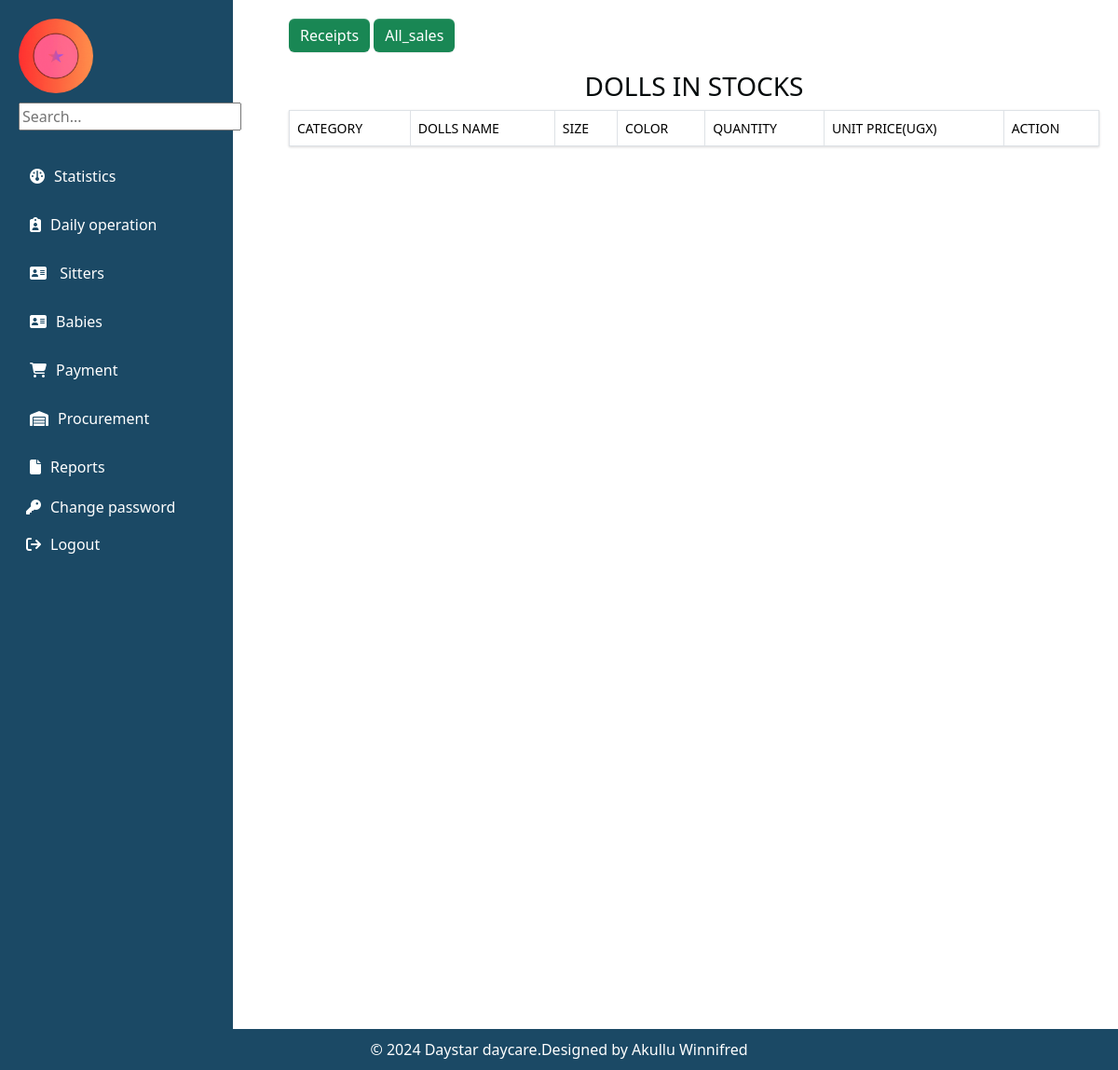
The page /doll/ on the database as committed earlier.
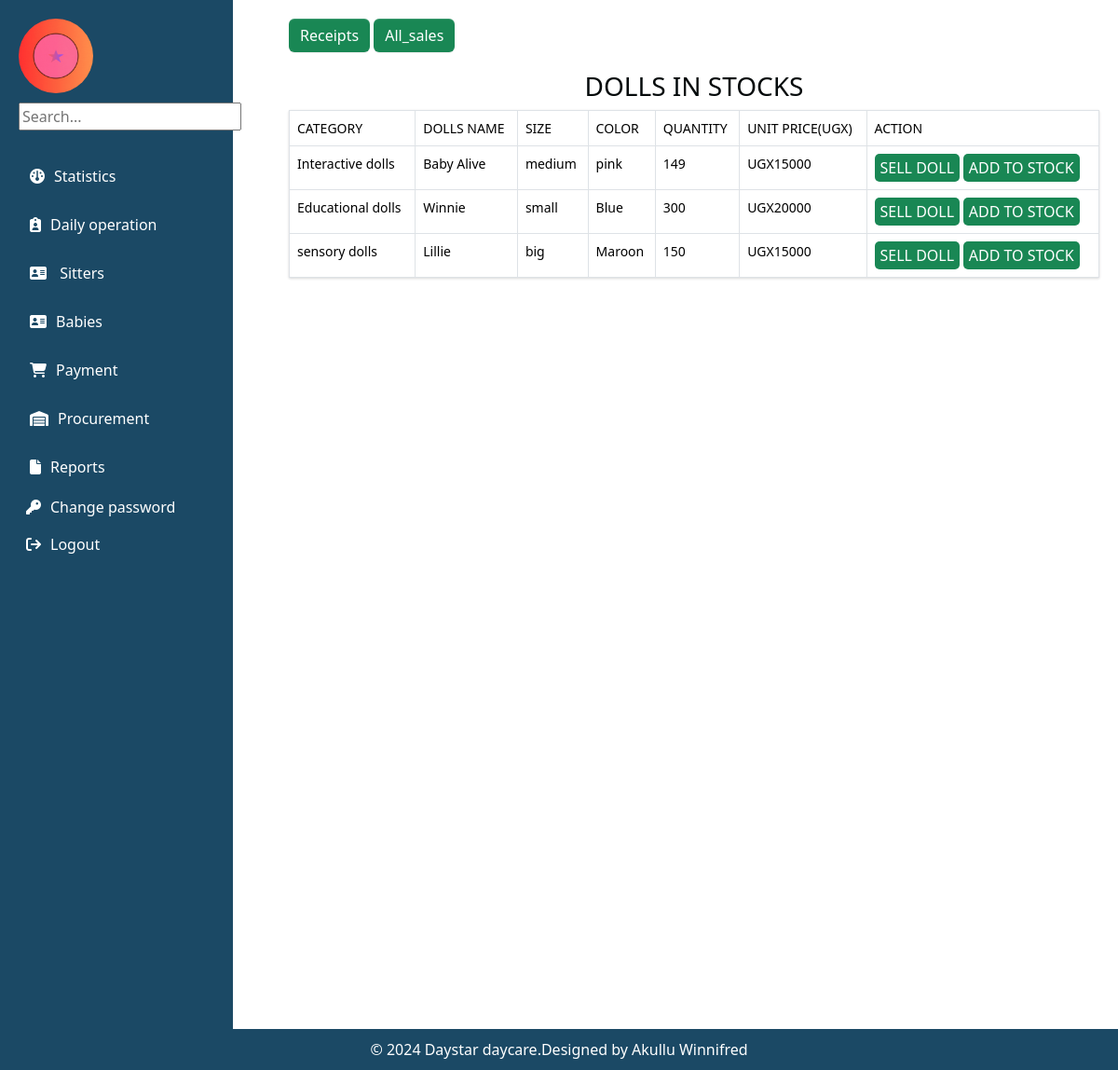
The same page on the database as committed later.
### myapp/models.py (models this page shows, shortened)
class Doll(models.Model):
    c_doll=models.ForeignKey(Category_doll, on_delete=models.CASCADE,null=True, blank=True)
    name_of_the_doll =models.CharField(max_length=200,null=True, blank=True)
    quantity=models.IntegerField(default=0)
    color=models.CharField(max_length=200, null=True,blank=True)
    size=models.CharField(max_length=200,null=True,blank=True)
    issued_quantity=models.IntegerField(default=0,blank=True,null=True)
    received_quantity=models.IntegerField(default=0,null=True,blank=True)
    Unit_price=models.IntegerField(default=0,null=True, blank=True)
    date=models.DateField(default=timezone.now)

class Category_doll(models.Model):
     name = models.CharField(max_length=100,null=True, blank=True)
     def __str__(self):
        return self.name

### myapp/views.py (the view)
# urls.py: path('doll/',views.doll,name='doll'),
def doll(request):
    dolls=Doll.objects.all()
    return render(request,'dolls/doll.html',{'dolls':dolls})

### myapp/templates/dolls/doll.html (shortened to what this page needs)
{% extends 'base.html' %}
{% load static %}
{% block content %}
<div>
    <a href="{% url 'receipt' %}" class="hover_button"><input type="submit" value="Receipts" class="btn btn-success" style="border: none;" placeholder="Receipts"/></a>
    <a href="{% url 'all_sales' %}"  class="hover-button"><input type= "submit" value="All_sales" class="btn btn-success"  style="border: none;"type="button"/></a>
</div>
<div class="table-container">
    <div class="card-header" style="width:30%; margin: 0 auto; background-color:white;">
        <h3 class="text-center" style="color: rgb(5, 10, 11); padding-top: 20px;">DOLLS IN STOCKS</h3>
    </div>
</div>
<table class="table table-bordered" style=" background-color: rgba(153, 198, 165, 0.55);">
    <thead class="thead-dark table-bordered">
        <tr>
            <th scope="col" class="project-h1">Category</th>
            <th scope="col" class="project-h1">Dolls name</th>
            <th scope="col" class="project-h1">Size</th>
            <th scope="col" class="project-h1">Color</th>
            <th scope="col" class="project-h1">Quantity</th>
            <th scope="col" class="project-h1">Unit Price(UGX)</th>
            <th scope="col" class="project-h1">Action</th>
        </tr>
    </thead>
    {% for doll in dolls %}
    <tbody>
        <tr>
            <td>{{doll.c_doll}}</td>
            <td>{{doll.name_of_the_doll}}</td>
            <td>{{doll.size}}</td>
            <td>{{doll.color}}</td>
            <td>{{doll.quantity}}</td>
            <td>UGX{{doll.Unit_price}}</td>
           <div>
            <td><a href="{% url 'issue_item' doll.id %}"><input type="button" class="bg bg-success" value="SELL DOLL"  style="color: white; border: none; border-radius: 5px; height: 30px; font-size: medium;"></a>
            <a href="{% url 'add_to_stock' doll.id %}"><input type="button" class="bg bg-success" value="ADD TO STOCK"  style="color: white; border: none; border-radius: 5px; height: 30px; font-size: medium;"></a>
         </td>
        </div>
        </tr>
    </tbody>
    {% endfor %}
</table>
</div>
{% endblock %}

Rows that differ between the two databases and show on the page:
added Doll: c_doll "Interactive dolls", name_of_the_doll "Baby Alive", size "medium", color "pink", quantity "149", Unit_price "15000"
added Doll: c_doll "Educational dolls", name_of_the_doll "Winnie", size "small", color "Blue", quantity "300", Unit_price "20000"
added Doll: c_doll "sensory dolls", name_of_the_doll "Lillie", size "big", color "Maroon", quantity "150", Unit_price "15000"
